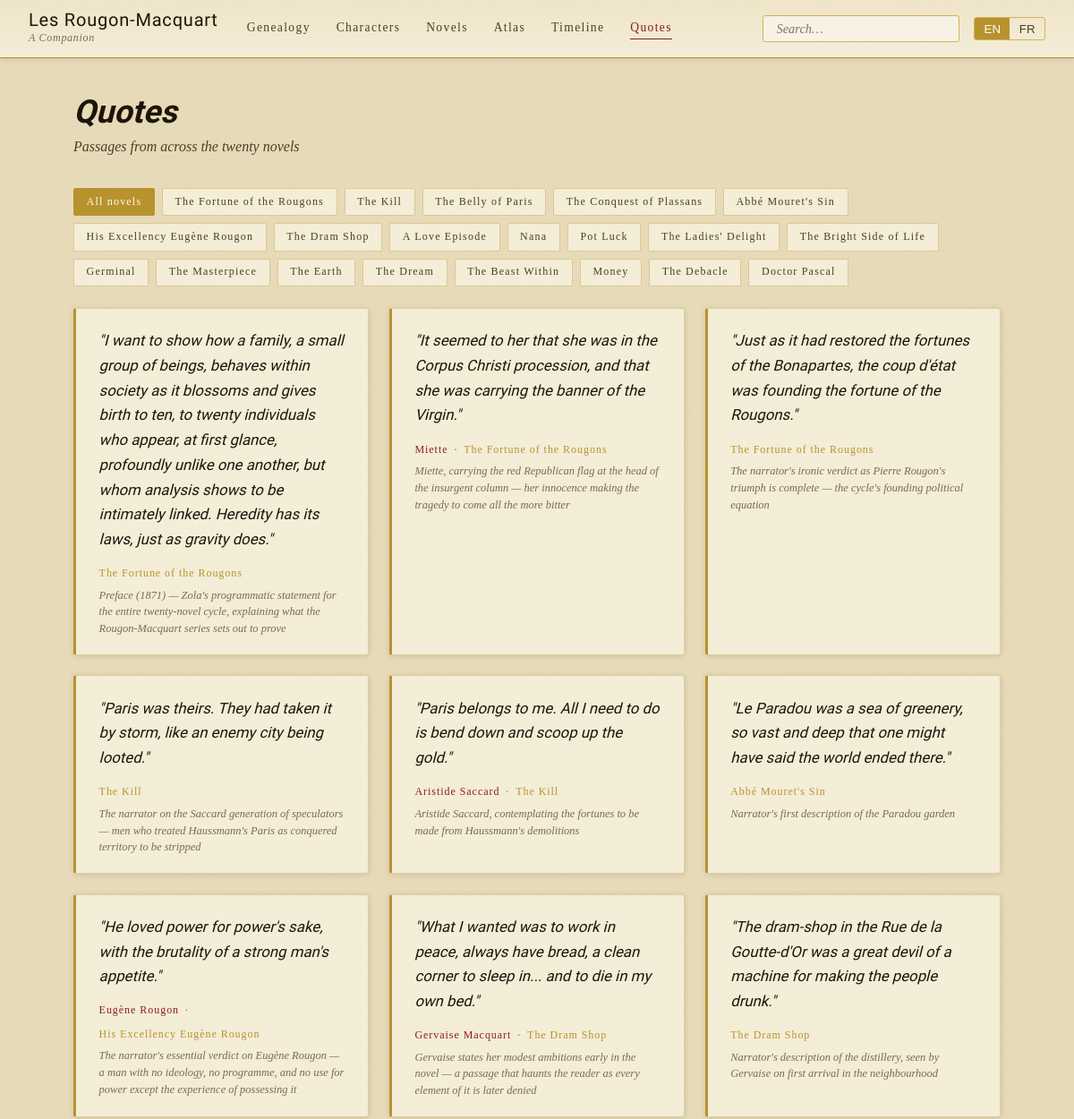
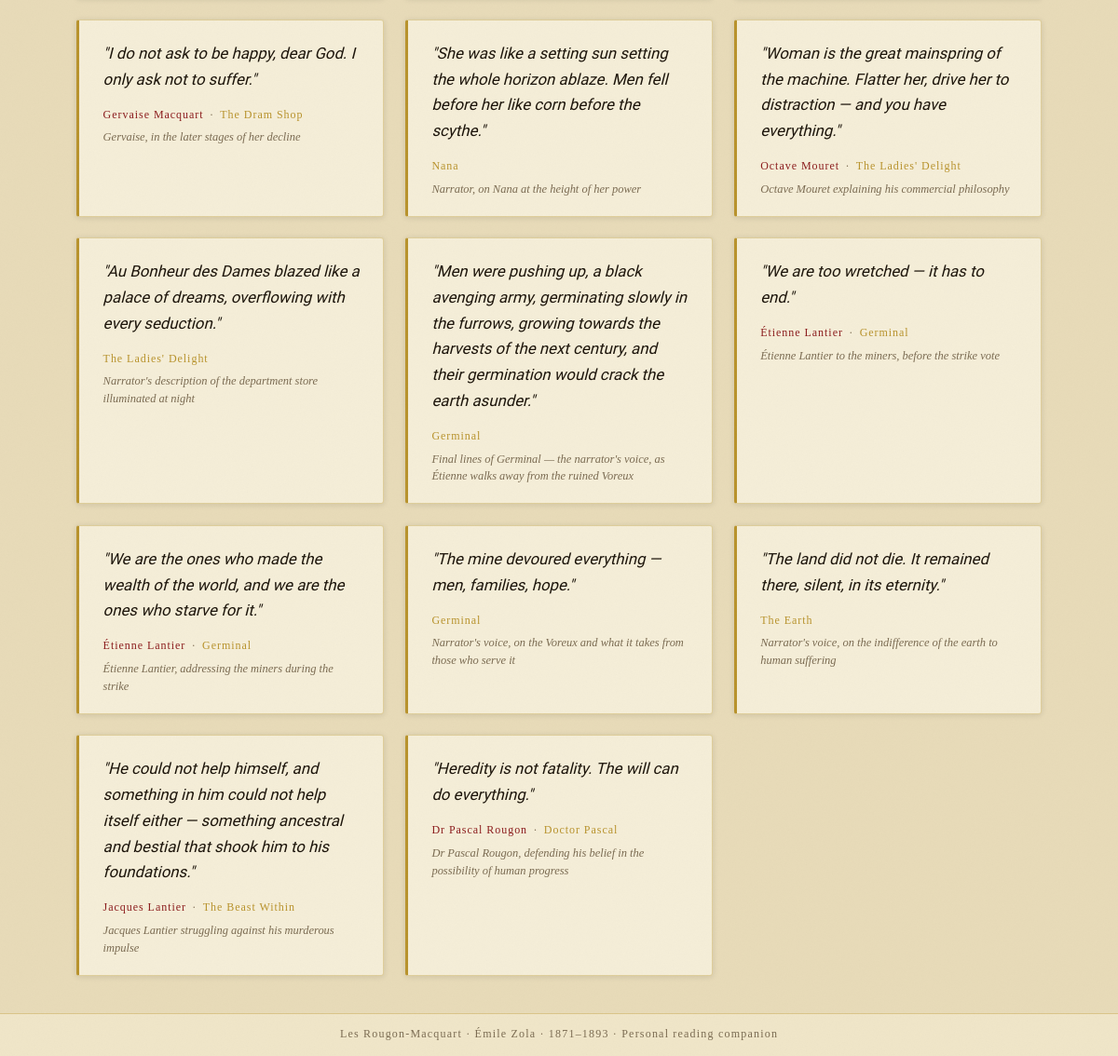
Screenshot of /quotes with the database file from the repository (2 pictures, top to bottom).
### app/models.py (models this page shows, shortened)
class Novel(Base):
    __tablename__ = "novels"
    id           = Column(Integer, primary_key=True)
    number       = Column(Integer, nullable=False)          # 1–20 in series order
    slug         = Column(String(80), unique=True, nullable=False)
    title_fr     = Column(String(120), nullable=False)
    title_en     = Column(String(120), nullable=False)
    year         = Column(Integer)
    summary_en   = Column(Text)
    summary_fr   = Column(Text)
    themes       = Column(Text)                             # comma-separated
    setting      = Column(String(120))                      # primary location
    appearances  = relationship("CharacterAppearance", backref="novel", cascade="all, delete-orphan")
    events       = relationship("Event", backref="novel")

class Quote(Base):
    __tablename__ = "quotes"
    id          = Column(Integer, primary_key=True)
    character_id = Column(Integer, ForeignKey("characters.id"))
    novel_id    = Column(Integer, ForeignKey("novels.id"))
    text_fr     = Column(Text, nullable=False)
    text_en     = Column(Text)
    context     = Column(Text)
    page_ref    = Column(String(40))
    novel       = relationship("Novel")

class Character(Base):
    __tablename__ = "characters"
    id                  = Column(Integer, primary_key=True)
    slug                = Column(String(80), unique=True, nullable=False)
    name                = Column(String(120), nullable=False)
    birth_name          = Column(String(120))               # if different
    occupation          = Column(String(120))
    branch              = Column(String(20))                # rougon | macquart | mouret | other
    generation          = Column(Integer)                   # 0=founders, 1,2,3...
    description_en      = Column(Text)
    description_fr      = Column(Text)
    physical_en         = Column(Text)
    physical_fr         = Column(Text)
    image_url           = Column(String(255))               # Wikimedia or local
    image_credit        = Column(String(255))
    ipa                 = Column(String(255))               # French IPA pronunciation
    tree_x              = Column(Float)
    tree_y              = Column(Float)
    featured_on_landing = Column(Boolean, default=False)    # shown on landing page tree
    appearances  = relationship("CharacterAppearance", backref="character", cascade="all, delete-orphan")
    quotes       = relationship("Quote", backref="character")
    events       = relationship("EventCharacter", backref="character")
    relations_as_a = relationship("CharacterRelation",
                                  foreign_keys="CharacterRelation.character_a_id",
                                  backref="character_a", cascade="all, delete-orphan")

### app/routers/quotes.py (the view)
@router.get("", response_class=HTMLResponse)
async def quotes(
    request: Request,
    novel: str = Query(default=""),
    db: Session = Depends(get_db),
):
    q = (
        db.query(Quote)
        .options(joinedload(Quote.character), joinedload(Quote.novel))
    )
    if novel:
        q = q.join(Novel).filter(Novel.slug == novel)
    quotes_list = q.order_by(Quote.novel_id, Quote.id).all()
    novels = db.query(Novel).order_by(Novel.number).all()
    return templates.TemplateResponse(
        request, "quotes.html",
        {"quotes": quotes_list, "novels": novels, "active_novel": novel}
    )

### app/templates/quotes.html (shortened to what this page needs)
{% extends "base.html" %}
{% block content %}
<div class="page-container animate-in">
  <div class="page-header">
    <h1 class="page-title" data-en="Quotes" data-fr="Citations">Quotes</h1>
    <p class="page-subtitle"
       data-en="Passages from across the twenty novels"
       data-fr="Extraits des vingt romans">
    </p>
  </div>
  <div class="char-filters" style="flex-wrap:wrap;" role="group" aria-label="Filter by novel">
    <a href="/quotes" class="filter-btn {% if not active_novel %}active{% endif %}"
       data-en="All novels" data-fr="Tous les romans">All novels</a>
    {% for novel in novels %}
    <a href="/quotes?novel={{ novel.slug }}"
       class="filter-btn {% if active_novel == novel.slug %}active{% endif %}">
      <span class="lang-text-en">{{ novel.title_en }}</span>
    </a>
    {% endfor %}
  </div>
  {% if quotes %}
  <div class="quote-grid" id="quoteGrid">
    {% for quote in quotes %}
    <div class="quote-card animate-in">
      <blockquote class="quote-text">
        <span class="lang-text-en">"{{ quote.text_en or quote.text_fr }}"</span>
      </blockquote>
      <div class="quote-footer">
        <div class="quote-source">
          {% if quote.character %}
          <a href="/characters/{{ quote.character.slug }}" class="quote-character">
            {{ quote.character.name }}
          </a>
          <span class="quote-sep">·</span>
          {% endif %}
          {% if quote.novel %}
          <a href="/novels/{{ quote.novel.slug }}" class="quote-novel">
            <span class="lang-text-en">{{ quote.novel.title_en }}</span>
          </a>
          {% endif %}
        </div>
        {% if quote.context %}
        <p class="quote-context">{{ quote.context }}</p>
        {% endif %}
      </div>
    </div>
    {% endfor %}
  </div>
  {% endif %}
</div>
{% endblock %}

### app/static/css/main.css (style rules this page uses)
:root { --parchment: #f5eed8; --parchment-dark: #e8dbb8; --parchment-mid: #f0e6c8; --ink: #1a1208; --ink-faded: #4a3c28; --ink-light: #7a6a50; --rougon: #8B1a1a; --rougon-light: #c45a3a; --macquart: #1a3a5c; --macquart-light: #3a6a9c; --mouret: #2a5a2a; --mouret-light: #4a8a4a; --gold: #b8922a; --gold-light: #d4b060; --gold-pale: #f0dfa0; --shadow-sm: 0 1px 6px rgba(26,18,8,0.12); --shadow-md: 0 3px 14px rgba(26,18,8,0.18); --shadow-lg: 0 6px 28px rgba(26,18,8,0.25); --radius: 3px; --transition: 0.2s ease; --font-display: 'IM Fell English', Georgia, serif; --font-display-sc: 'IM Fell English SC', Georgia, serif; --font-body: 'Cormorant Garamond', Georgia, serif; --font-sc: 'Cormorant SC', Georgia, serif; --font-mono: 'Courier New', monospace; }
*, *::before, *::after { box-sizing: border-box; margin: 0; padding: 0; }
html { scroll-behavior: smooth; }
body { background-color: var(--parchment-dark); color: var(--ink); font-family: var(--font-body); font-size: 17px; line-height: 1.65; min-height: 100vh; display: flex; flex-direction: column; }
a { color: var(--rougon); text-decoration: none; transition: color var(--transition); }
.page-container { max-width: 1100px; margin: 0 auto; padding: 2.5rem 2rem; }
.page-header { margin-bottom: 2rem; }
.page-title { font-family: var(--font-display); font-size: clamp(1.6rem, 3vw, 2.4rem); font-style: italic; color: var(--ink); line-height: 1.15; }
.page-subtitle { font-size: 1rem; font-style: italic; color: var(--ink-faded); margin-top: 0.3rem; }
.char-filters { display: flex; gap: 0.5rem; flex-wrap: wrap; margin-bottom: 1.5rem; }
.filter-btn { background: var(--parchment); border: 1px solid rgba(184,146,42,0.4); border-radius: 2px; padding: 0.3rem 0.85rem; font-family: var(--font-sc); font-size: 0.75rem; letter-spacing: 0.1em; color: var(--ink-faded); cursor: pointer; transition: all var(--transition); }
.filter-btn.active { background: var(--gold); border-color: var(--gold); color: white; }
.quote-grid { display: grid; grid-template-columns: repeat(auto-fill, minmax(320px, 1fr)); gap: 1.4rem; margin-top: 1.5rem; }
.quote-card { background: var(--parchment); border: 1px solid rgba(184,146,42,0.35); border-left: 3px solid var(--gold); border-radius: var(--radius); padding: 1.4rem 1.6rem 1.2rem; box-shadow: var(--shadow-sm); display: flex; flex-direction: column; gap: 0.9rem; transition: box-shadow var(--transition), transform var(--transition); }
.quote-text { font-family: var(--font-display); font-style: italic; font-size: 1.05rem; line-height: 1.65; color: var(--ink); margin: 0; }
.quote-footer { display: flex; flex-direction: column; gap: 0.3rem; }
.quote-source { display: flex; align-items: center; flex-wrap: wrap; gap: 0.4rem; font-family: var(--font-sc); font-size: 0.75rem; letter-spacing: 0.08em; }
.quote-character { color: var(--rougon); }
.quote-sep { color: var(--ink-light); }
.quote-novel { color: var(--gold); }
.quote-context { font-size: 0.78rem; font-style: italic; color: var(--ink-light); line-height: 1.5; }
.animate-in { animation: fadeUp 0.45s ease both; }

### rows the page displays
Novel: title_en "The Fortune of the Rougons"
Novel: title_en "The Kill"
Novel: title_en "The Belly of Paris"
Novel: title_en "The Conquest of Plassans"
Novel: title_en "Abbé Mouret's Sin"
Novel: title_en "His Excellency Eugène Rougon"
Novel: title_en "The Dram Shop"
Novel: title_en "A Love Episode"
Novel: title_en "Nana"
Novel: title_en "Pot Luck"
Novel: title_en "The Ladies' Delight"
Novel: title_en "The Bright Side of Life"
Novel: title_en "Germinal"
Novel: title_en "The Masterpiece"
Novel: title_en "The Earth"
Novel: title_en "The Dream"
Novel: title_en "The Beast Within"
Novel: title_en "Money"
Novel: title_en "The Debacle"
Novel: title_en "Doctor Pascal"
Quote: text_en "I want to show how a family, a small group of beings, behaves within society as it blossoms and gives birth to ten, to twenty individuals who appear, at first glance, profoundly unlike one another, but whom analysis shows to be intimately linked. Heredity has its laws, just as gravity does.", novel.title_en "The Fortune of the Rougons", context "Preface (1871) — Zola's programmatic statement for the entire twenty-novel cycle, explaining what the Rougon-Macquart series sets out to prove"
Quote: text_en "It seemed to her that she was in the Corpus Christi procession, and that she was carrying the banner of the Virgin.", character.name "Miette", novel.title_en "The Fortune of the Rougons", context "Miette, carrying the red Republican flag at the head of the insurgent column — her innocence making the tragedy to come all the more bitter"
Quote: text_en "Just as it had restored the fortunes of the Bonapartes, the coup d'état was founding the fortune of the Rougons.", novel.title_en "The Fortune of the Rougons", context "The narrator's ironic verdict as Pierre Rougon's triumph is complete — the cycle's founding political equation"
Quote: text_en "Paris was theirs. They had taken it by storm, like an enemy city being looted.", novel.title_en "The Kill", context "The narrator on the Saccard generation of speculators — men who treated Haussmann's Paris as conquered territory to be stripped"
Quote: text_en "Paris belongs to me. All I need to do is bend down and scoop up the gold.", character.name "Aristide Saccard", novel.title_en "The Kill", context "Aristide Saccard, contemplating the fortunes to be made from Haussmann's demolitions"
Quote: text_en "Le Paradou was a sea of greenery, so vast and deep that one might have said the world ended there.", novel.title_en "Abbé Mouret's Sin", context "Narrator's first description of the Paradou garden"
Quote: text_en "He loved power for power's sake, with the brutality of a strong man's appetite.", character.name "Eugène Rougon", novel.title_en "His Excellency Eugène Rougon", context "The narrator's essential verdict on Eugène Rougon — a man with no ideology, no programme, and no use for power except the experience of possessing it"
Quote: text_en "What I wanted was to work in peace, always have bread, a clean corner to sleep in... and to die in my own bed.", character.name "Gervaise Macquart", novel.title_en "The Dram Shop", context "Gervaise states her modest ambitions early in the novel — a passage that haunts the reader as every element of it is later denied"
Quote: text_en "The dram-shop in the Rue de la Goutte-d'Or was a great devil of a machine for making the people drunk.", novel.title_en "The Dram Shop", context "Narrator's description of the distillery, seen by Gervaise on first arrival in the neighbourhood"
Quote: text_en "I do not ask to be happy, dear God. I only ask not to suffer.", character.name "Gervaise Macquart", novel.title_en "The Dram Shop", context "Gervaise, in the later stages of her decline"
Quote: text_en "She was like a setting sun setting the whole horizon ablaze. Men fell before her like corn before the scythe.", novel.title_en "Nana", context "Narrator, on Nana at the height of her power"
Quote: text_en "Woman is the great mainspring of the machine. Flatter her, drive her to distraction — and you have everything.", character.name "Octave Mouret", novel.title_en "The Ladies' Delight", context "Octave Mouret explaining his commercial philosophy"
Quote: text_en "Au Bonheur des Dames blazed like a palace of dreams, overflowing with every seduction.", novel.title_en "The Ladies' Delight", context "Narrator's description of the department store illuminated at night"
Quote: text_en "Men were pushing up, a black avenging army, germinating slowly in the furrows, growing towards the harvests of the next century, and their germination would crack the earth asunder.", novel.title_en "Germinal", context "Final lines of Germinal — the narrator's voice, as Étienne walks away from the ruined Voreux"
Quote: text_en "We are too wretched — it has to end.", character.name "Étienne Lantier", novel.title_en "Germinal", context "Étienne Lantier to the miners, before the strike vote"
Quote: text_en "We are the ones who made the wealth of the world, and we are the ones who starve for it.", character.name "Étienne Lantier", novel.title_en "Germinal", context "Étienne Lantier, addressing the miners during the strike"
Quote: text_en "The mine devoured everything — men, families, hope.", novel.title_en "Germinal", context "Narrator's voice, on the Voreux and what it takes from those who serve it"
Quote: text_en "The land did not die. It remained there, silent, in its eternity.", novel.title_en "The Earth", context "Narrator's voice, on the indifference of the earth to human suffering"
Quote: text_en "He could not help himself, and something in him could not help itself either — something ancestral and bestial that shook him to his foundations.", character.name "Jacques Lantier", novel.title_en "The Beast Within", context "Jacques Lantier struggling against his murderous impulse"
Quote: text_en "Heredity is not fatality. The will can do everything.", character.name "Dr Pascal Rougon", novel.title_en "Doctor Pascal", context "Dr Pascal Rougon, defending his belief in the possibility of human progress"
